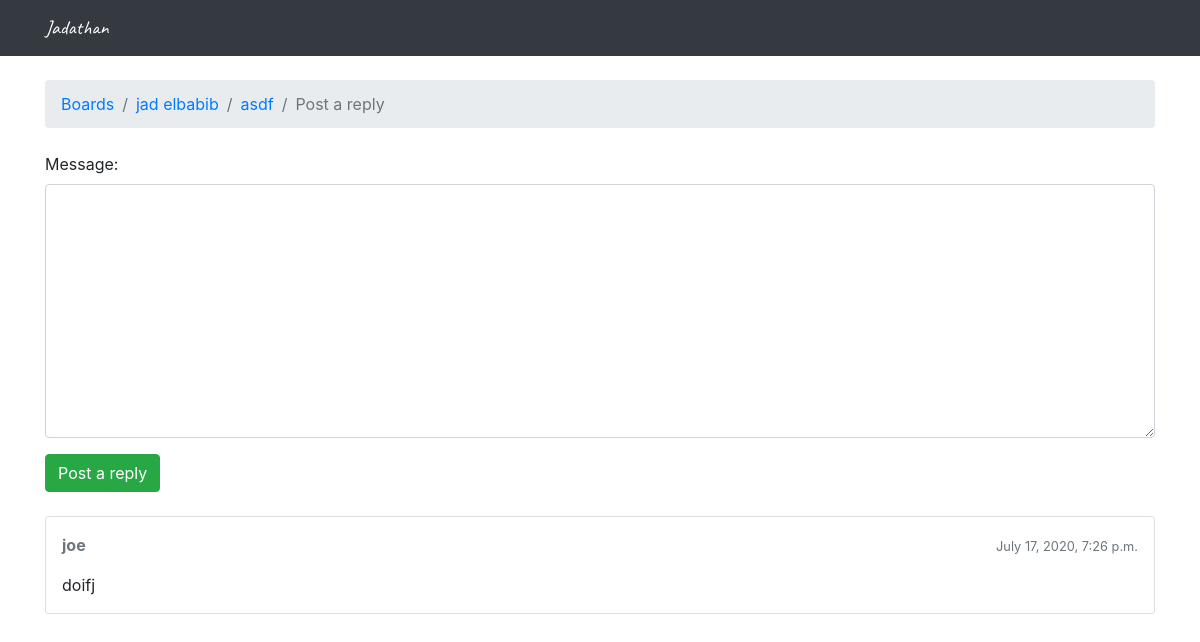
The page /boards/1/topics/1/reply/ on the database its author committed.
### messageboard/models.py (models this page shows, shortened)
class Topic(models.Model):
    subject = models.CharField(max_length=255)
    last_updated = models.DateTimeField(auto_now_add=True)
    board = models.ForeignKey(Board, related_name='topics', on_delete=models.CASCADE)
    starter = models.ForeignKey(User, related_name='topics', on_delete=models.CASCADE)

class Board(models.Model):
    name = models.CharField(max_length=30, unique=True)
    description = models.CharField(max_length=100)

class Post(models.Model):
    message = models.TextField(max_length=4000)
    topic = models.ForeignKey(Topic, related_name='posts', on_delete=models.CASCADE)
    created_at = models.DateTimeField(auto_now_add=True)
    updated_at = models.DateTimeField(null=True)
    created_by = models.ForeignKey(User, related_name='posts', on_delete=models.CASCADE)
    updated_by = models.ForeignKey(User, null=True, related_name='+', on_delete=models.CASCADE)

### messageboard/views.py (the view)
# urls.py: url(r'^boards/(?P<pk>\d+)/topics/(?P<topic_pk>\d+)/reply/$', views.reply_topic, name='reply_topic'),
def reply_topic(request, pk, topic_pk):
    topic = get_object_or_404(Topic, board__pk=pk, pk=topic_pk)
    if request.method == 'POST':
        form = PostForm(request.POST)
        if form.is_valid():
            post = form.save(commit=False)
            post.topic = topic
            post.created_by = request.user
            post.save()
            return redirect('topic_posts', pk=pk, topic_pk=topic_pk)
    else:
        form = PostForm()
    return render(request, 'reply_topic.html', {'topic': topic, 'form': form})

### messageboard/forms.py
class PostForm(forms.ModelForm):
    class Meta:
        model = Post
        fields = ['message', ]

### messageboard/templates/reply_topic.html (shortened to what this page needs)
{% extends 'base.html' %}
{% load static %}
{% block breadcrumb %}
  <li class="breadcrumb-item"><a href="{% url 'home' %}">Boards</a></li>
  <li class="breadcrumb-item"><a href="{% url 'board_topics' topic.board.pk %}">{{ topic.board.name }}</a></li>
  <li class="breadcrumb-item"><a href="{% url 'topic_posts' topic.board.pk topic.pk %}">{{ topic.subject }}</a></li>
  <li class="breadcrumb-item active">Post a reply</li>
{% endblock %}
{% block content %}
  <form method="post" class="mb-4">
    {% include 'includes/form.html' %}
    <button type="submit" class="btn btn-success">Post a reply</button>
  </form>
  {% for post in topic.posts.all %}
    <div class="card mb-2">
      <div class="card-body p-3">
        <div class="row mb-3">
          <div class="col-6">
            <strong class="text-muted">{{ post.created_by.username }}</strong>
          </div>
          <div class="col-6 text-right">
            <small class="text-muted">{{ post.created_at }}</small>
          </div>
        </div>
        {{ post.message }}
      </div>
    </div>
  {% endfor %}
{% endblock %}

### rows shown on the page
Topic: board.name "jad elbabib", subject "asdf"
Post: created_by.username "joe", created_at "July 17, 2020, 7:26 p.m.", message "doifj"

### other values the page prints
{{ field.label_tag }} "Message:"
